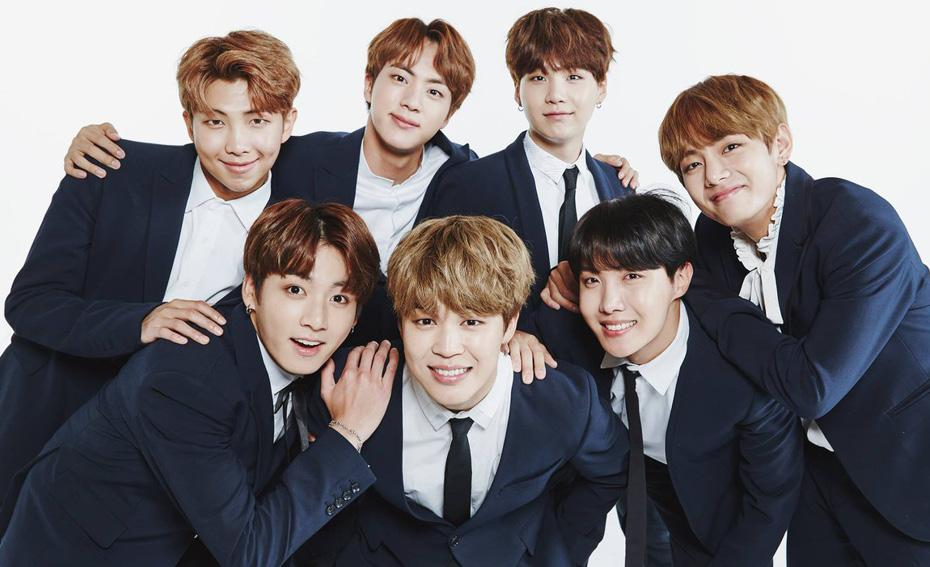
#> input picture btSS.jpg, 930 x 567 px
$ python p6-act10-0037.py
#> lines starting #> are read from the running program, lines starting #| are printed output that depends on the picture; after the words box and inside, x2 and y2 are one past the last pixel; in counts of white or black regions, pixels touching at a corner belong together
import numpy as np
import cv2
# Vision Artificial Act10 NC 0037
# Lee la imagen en escala de grises
img = cv2.imread("btSS.jpg", cv2.IMREAD_GRAYSCALE)
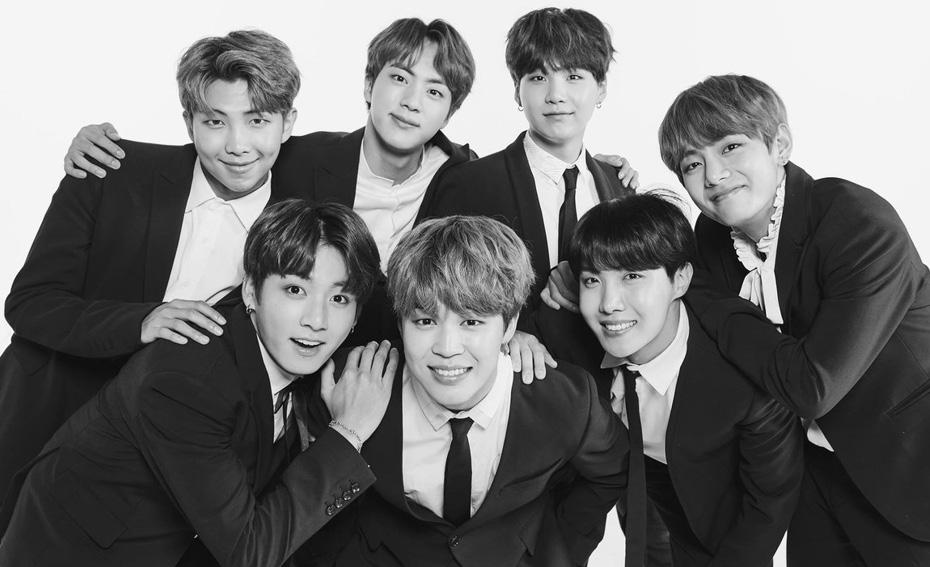
#> img: shape (567, 930); min 0, max 255, mean 114.2

# Abre la ventana con la imagen
cv2.imshow("btSS 0037", img)
cv2.waitKey(0)
cv2.destroyAllWindows()

# Linea
print(" La linea 0037")
# Crea una imagen negra
img = np.zeros((512,512,3), np.uint8)

# Dibuja una diagonal blanca de 3px desde una esquina a la otra
img = cv2.line(img,(0,0),(511,511),(255,255,255),3)

# Abre la ventana con la imagen
cv2.imshow("btSS 0037", img)
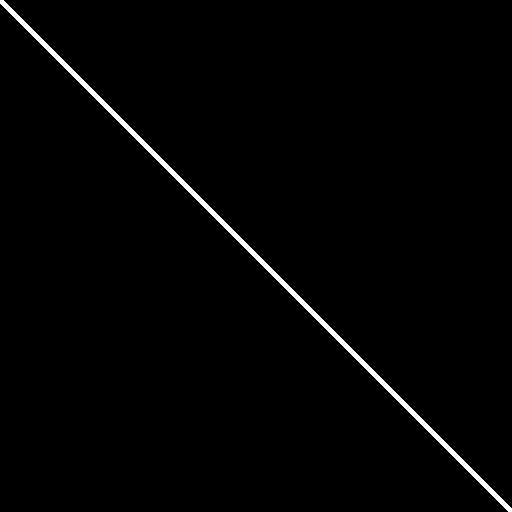
#> window 'btSS 0037': shape (512, 512, 3); 1.4% white; 1 white region, box (x1, y1, x2, y2) and area: (0, 0, 512, 512) 3572
cv2.waitKey(0)
cv2.destroyAllWindows()

print(" Circulos 0037")
# Dibuja un circulo azul de radio 10px al centro de la imagen
img = cv2.circle(img, (260,260), 10, (255,0,0),-1)

# Abre la ventana con la imagen
cv2.imshow("btSS 0037", img)
cv2.waitKey(0)
cv2.destroyAllWindows()

print(" Texto 0037")
# Añade a la imagen el texto "Example Text" en color blanco
img = cv2.putText(img, "young forever", (200, 30),cv2.FONT_HERSHEY_SIMPLEX, \
                  0.5, (255, 255, 255), 2)

# Abre la ventana con la imagen
cv2.imshow("btSS 0037", img)
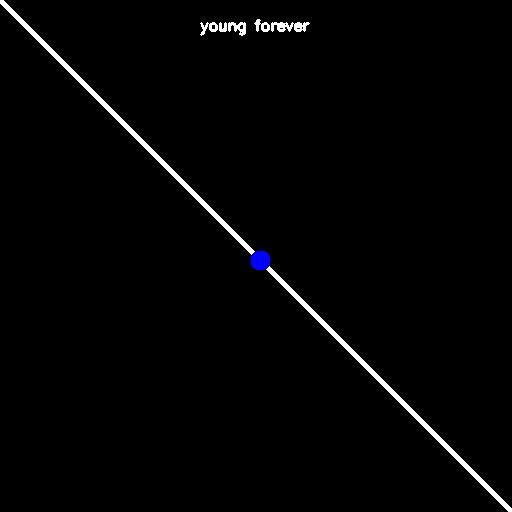
#> window 'btSS 0037': shape (512, 512, 3); mean B, G, R 4.4, 4, 4
cv2.waitKey(0)
cv2.destroyAllWindows()

print(" Trackbars 0037")
def on_trackbar(val):
  print(val)

# Crea a una imagen negra, y una ventana llamada 'frame'
img = np.zeros((300,512,3), np.uint8)
cv2.namedWindow('btSS 0037')

# Crea tres trackbar en frame, llamados R,G,B, que van de 0 a 255 y llaman a on_trackbar()
cv2.createTrackbar('R','btSS 0037',0,255,on_trackbar)
cv2.createTrackbar('G','btSS 0037',0,255,on_trackbar)
cv2.createTrackbar('B','btSS 0037',0,255,on_trackbar)

while(True):
    cv2.imshow('btSS 0037',img)
    k = cv2.waitKey(1) & 0xFF
#> (key Esc is pressed here)
    if k == 27:
        break

    # Obtiene las posiciones de los trackbars
    r = cv2.getTrackbarPos('R','btSS 0037')
    g = cv2.getTrackbarPos('G','btSS 0037')
    b = cv2.getTrackbarPos('B','btSS 0037')

    img[:] = [b,g,r]

# Abre la ventana con la imagen
cv2.imshow("btSS 0037", img)
cv2.waitKey(0)
cv2.destroyAllWindows()

print(" Thresholding 0037")
# Cargar la imagen en escala de grises (0)
img = cv2.imread('btSS.jpg', 0)

# Verificar que la imagen se haya cargado correctamente
if img is None:
    print("Error: No se pudo cargar la imagen 'image1.png'. Verifica que esté en la misma carpeta del script.")
else:
    # Aplicar los diferentes tipos de umbralizado (thresholding)
    ret, thr1 = cv2.threshold(img, 127, 255, cv2.THRESH_BINARY)
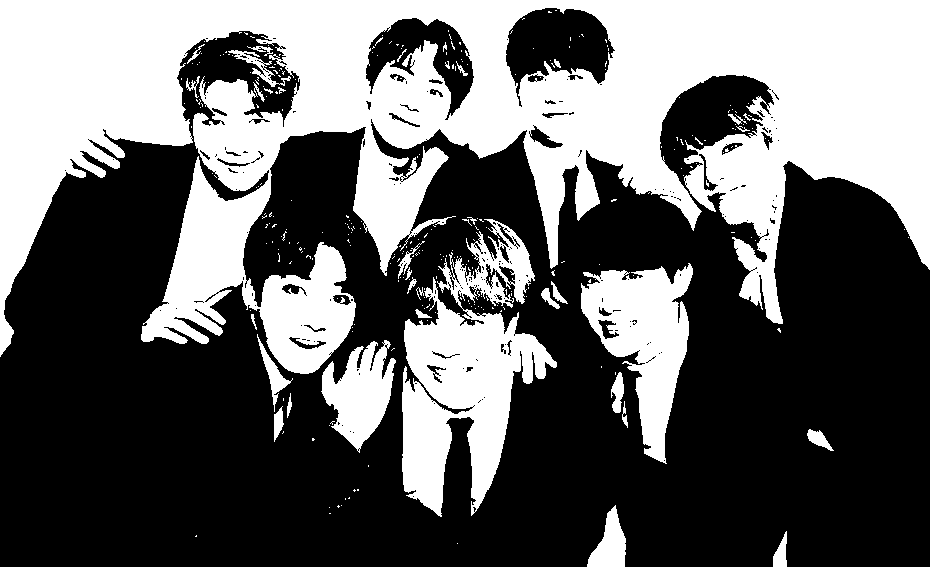
#> thr1: shape (567, 930); 40.1% white; 301 white regions (267 under 20 px), largest, box (x1, y1, x2, y2) and area: (0, 0, 930, 374) 168530, (402, 219, 557, 517) 21493, (581, 263, 693, 464) 11046
    ret, thr2 = cv2.threshold(img, 127, 255, cv2.THRESH_BINARY_INV)
    ret, thr3 = cv2.threshold(img, 127, 255, cv2.THRESH_TRUNC)
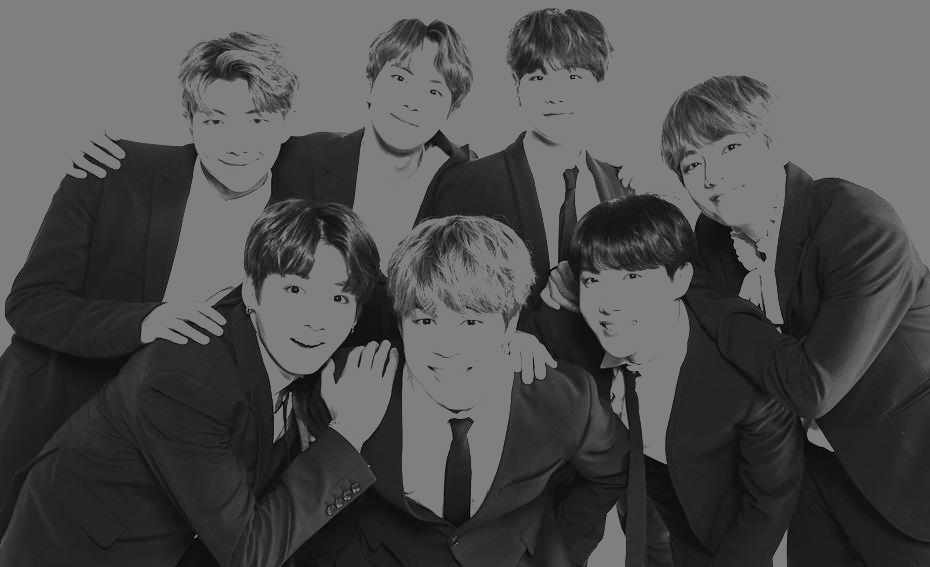
#> thr3: shape (567, 930); min 0, max 127, mean 77.9
    ret, thr4 = cv2.threshold(img, 127, 255, cv2.THRESH_TOZERO)
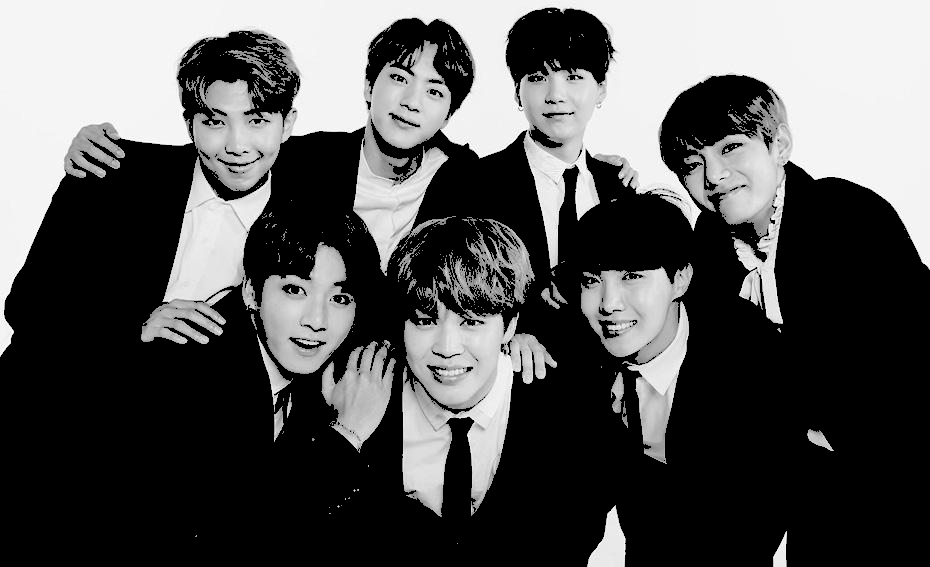
#> thr4: shape (567, 930); min 0, max 255, mean 87.2
    ret, thr5 = cv2.threshold(img, 127, 255, cv2.THRESH_TOZERO_INV)
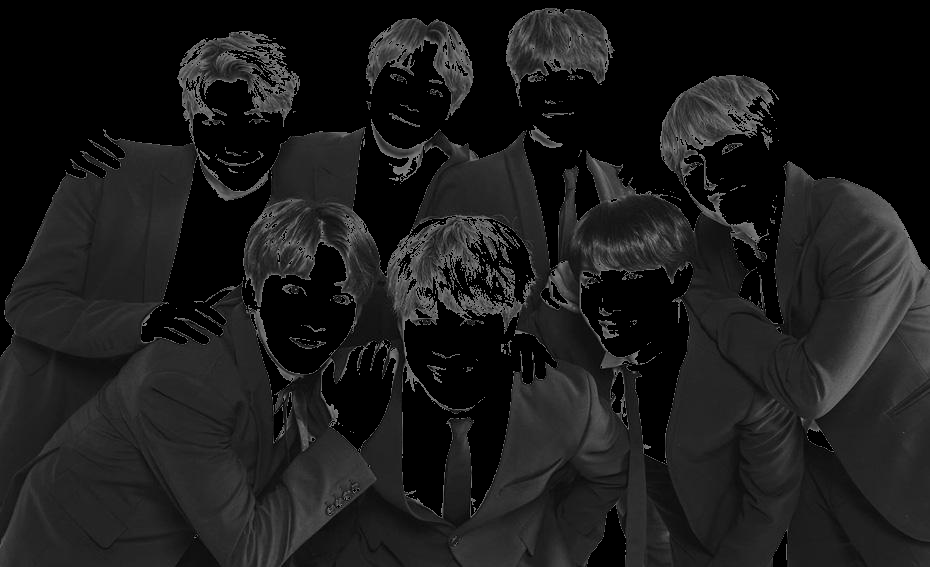
#> thr5: shape (567, 930); min 0, max 127, mean 27

    # Mostrar la imagen original y los resultados
    cv2.imshow('Original', img)
    cv2.imshow('BINARY', thr1)
    cv2.imshow('BINARY_INV', thr2)
    cv2.imshow('TRUNC', thr3)
    cv2.imshow('TOZERO', thr4)
    cv2.imshow('TOZERO_INV', thr5)
# Abre la ventana con la imagen
cv2.imshow("btSS 0037", img)
cv2.waitKey(0)
cv2.destroyAllWindows()

print(" Programa realizado por Angela Correa NC = 0037")
